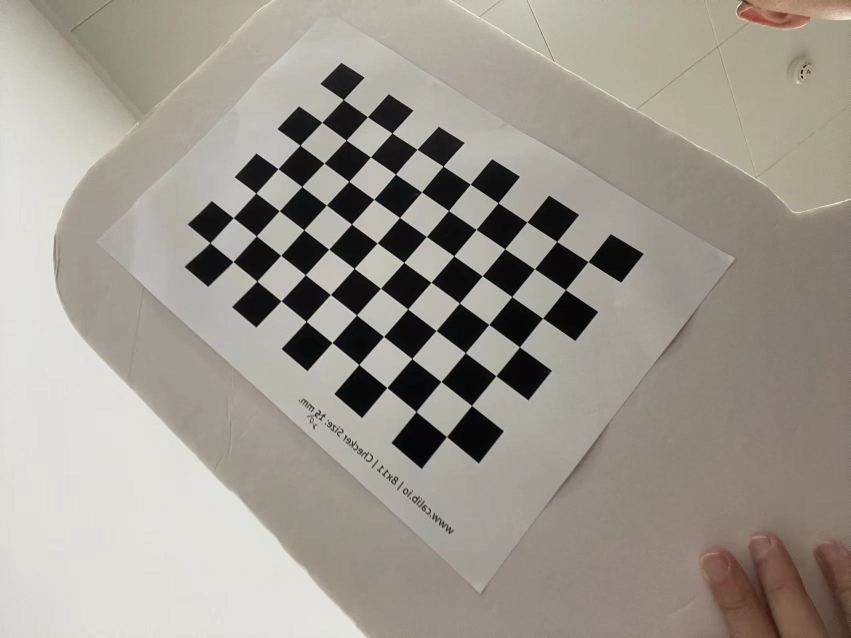
#> input picture camera_calib/iphone12mini_front_camera/01.jpg, 1702 x 1276 px (shown at 1/2 size); its folder holds 4 pictures in this run
$ python calib.py
#> lines starting #> are read from the running program, lines starting #| are printed output that depends on the picture
# -*- coding: utf-8 -*-
"""
Created on Fri Mar 15 14:33:52 2019

@author: x
"""

import cv2
import numpy as np
import glob

#import matplotlib.pyplot as plt
#import matplotlib.patches as patches


# 找棋盘格角点
criteria = (cv2.TERM_CRITERIA_EPS + cv2.TERM_CRITERIA_MAX_ITER, 30, 0.001) # 阈值

#棋盘格模板规格
w = 9   # 10 - 1
h = 6   # 7  - 1

# 世界坐标系中的棋盘格点,例如(0,0,0), (1,0,0), (2,0,0) ....,(8,5,0)，去掉Z坐标，记为二维矩阵
objp = np.zeros((w*h,3), np.float32)
objp[:,:2] = np.mgrid[0:w,0:h].T.reshape(-1,2)
objp = objp*25  # 18.1 mm

# 储存棋盘格角点的世界坐标和图像坐标对
objpoints = [] # 在世界坐标系中的三维点
imgpoints = [] # 在图像平面的二维点

images = glob.glob('./iphone12mini_front_camera/*.jpg')  #   拍摄的十几张棋盘图片所在目录

i = 1
for fname in images:

    img = cv2.imread(fname)
#> img is the input picture: shape (1276, 1702, 3); mean B, G, R 143.5, 152.4, 158.2
    gray = cv2.cvtColor(img,cv2.COLOR_BGR2GRAY)
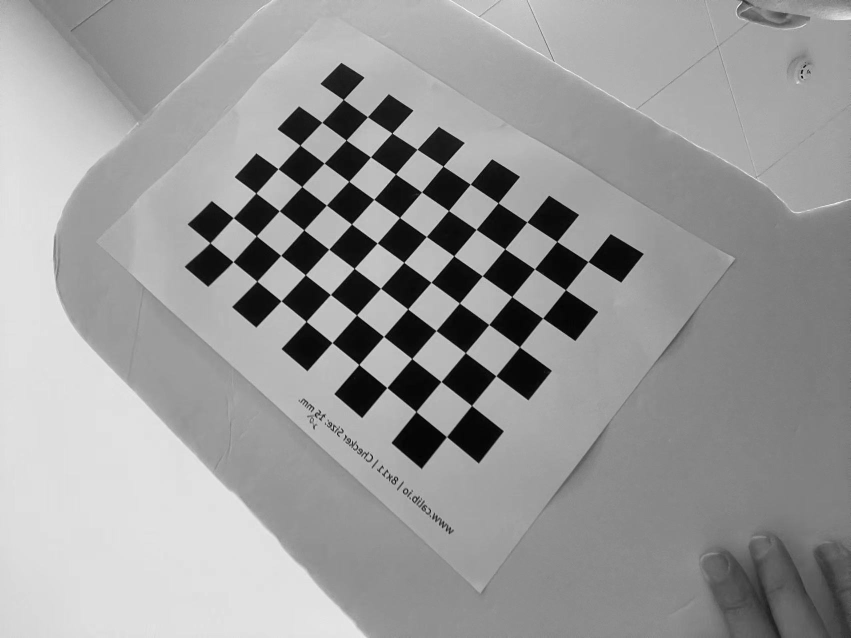
#> gray: shape (1276, 1702) (shown at 1/2 size); min 0, max 254, mean 153.1
    # 找到棋盘格角点
    ret, corners = cv2.findChessboardCorners(gray, (w,h),None)
#> ret = False; corners = None
    # 如果找到足够点对，将其存储起来
    if ret == True:
        print("i:", i)
        i = i+1

        cv2.cornerSubPix(gray,corners,(11,11),(-1,-1),criteria)
        objpoints.append(objp)
        imgpoints.append(corners)
        # 将角点在图像上显示
        cv2.drawChessboardCorners(img, (w,h), corners, ret)
        cv2.namedWindow('findCorners', cv2.WINDOW_NORMAL)
        cv2.resizeWindow('findCorners', 640, 360)   #
        cv2.imshow('findCorners',img)
        cv2.waitKey(100)

cv2.destroyAllWindows()
#%% 标定
ret, mtx, dist, rvecs, tvecs = \
#> (the run stopped early here; a loop or call above may not have finished)
